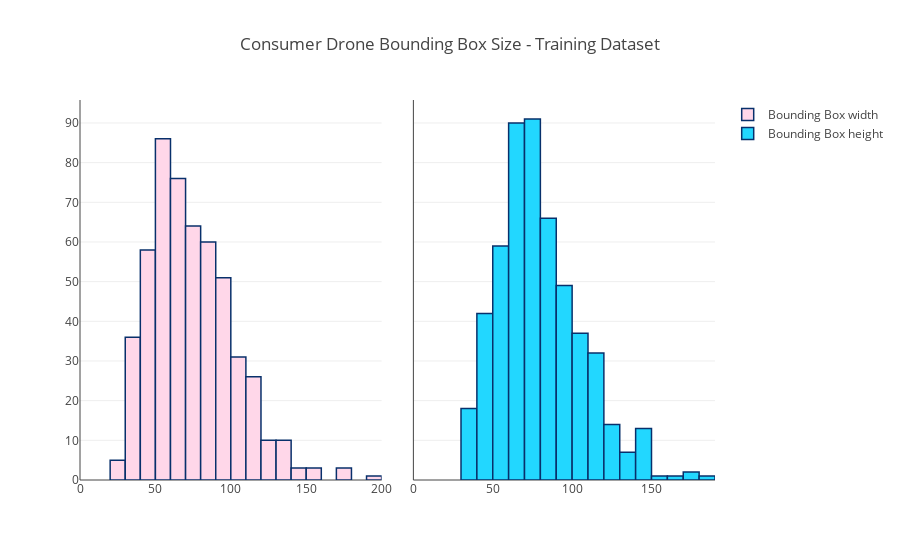
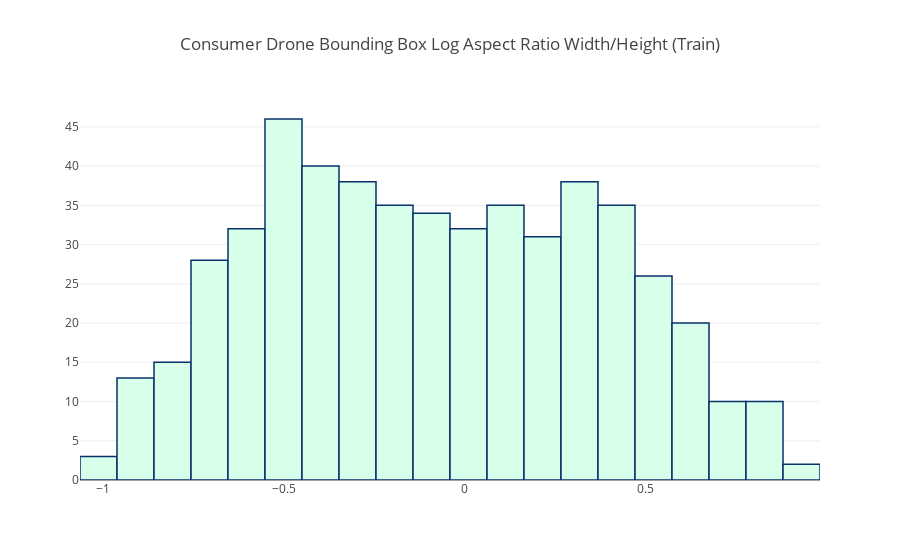

These figures' notebook cell, in order:
### Code cell
train_df = xml_from_dir("train")
showhistogram(train_df,"Consumer Drone Bounding Box Size - Training Dataset")
showqqplot(train_df,"Consumer Drone Bounding Box Size - QQPlot")
showhist("Consumer Drone Bounding Box Log Aspect Ratio Width/Height (Train)",train_df.aspect)

### Figure 1 — Plotly figure (JSON) as saved in the notebook; plotly's stock layout.template omitted (floating-point values rounded to 4 significant figures; data arrays with more than 128 entries replaced by an {"elided": "..."} marker saying what was removed)
{"data": [{"marker": {"color": "#FFD7E9", "line": {"color": "rgb(8,48,107)", "width": 1.5}}, "name": "Bounding Box width", "opacity": 1, "type": "histogram", "x": {"elided": "524 int values"}, "xaxis": "x1", "xbins": {"end": 200, "size": 10, "start": 0}}, {"marker": {"color": "#22D7FF", "line": {"color": "rgb(8,48,107)", "width": 1.5}}, "name": "Bounding Box height", "opacity": 1, "type": "histogram", "x": {"elided": "524 int values"}, "xaxis": "x2", "xbins": {"end": 200, "size": 10, "start": 0}}], "layout": {"title": "Consumer Drone Bounding Box Size - Training Dataset", "xaxis": {"anchor": "x1", "autorange": true, "domain": [0, 0.475], "rangemode": "tozero", "zeroline": true}, "xaxis2": {"anchor": "x2", "autorange": true, "domain": [0.525, 1], "rangemode": "tozero", "zeroline": true}}}

### Figure 2 — Plotly figure (JSON) as saved in the notebook; plotly's stock layout.template omitted (floating-point values rounded to 4 significant figures; data arrays with more than 128 entries replaced by an {"elided": "..."} marker saying what was removed)
{"data": [{"marker": {"color": "#D7FFE9", "line": {"color": "rgb(8,48,107)", "width": 1.5}}, "name": "Log Aspect Ratio W/H", "opacity": 1, "type": "histogram", "x": {"elided": "524 float values"}, "xbins": {"end": 0.9842, "size": 0.1024, "start": -1.065}}], "layout": {"title": "Consumer Drone Bounding Box Log Aspect Ratio Width/Height (Train)"}}
